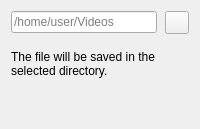
<?xml version="1.0" encoding="UTF-8"?>
<ui version="4.0">
    <class>WizardChooseDirectory</class>
    <widget class="QWidget" name="WizardChooseDirectory">
        <layout class="QVBoxLayout">
            <property name="spacing">
                <number>16</number>
            </property>

            <!-- Directory selector -->
            <item>
                <layout class="QHBoxLayout">
                    <property name="spacing">
                        <number>8</number>
                    </property>

                    <!-- Path input -->
                    <item>
                        <widget class="QLineEdit" name="input_directory">
                            <property name="placeholderText">
                                <string>/home/user/Videos</string>
                            </property>
                            <property name="readOnly">
                                <bool>true</bool>
                            </property>
                        </widget>
                    </item>

                    <!-- Browse button -->
                    <item>
                        <widget class="QToolButton" name="btn_browse">
                            <property name="toolTip">
                                <string>Select directory</string>
                            </property>
                            <property name="cursor">
                                <cursorShape>PointingHandCursor</cursorShape>
                            </property>
                        </widget>
                    </item>
                </layout>
            </item>

            <!-- Hint -->
            <item>
                <widget class="QLabel">
                    <property name="text">
                        <string>The file will be saved in the selected directory.</string>
                    </property>
                    <property name="wordWrap">
                        <bool>true</bool>
                    </property>
                    <property name="class" stdset="0"><string>group_description</string></property>
                </widget>
            </item>

            <!-- Spacer -->
            <item>
                <spacer name="verticalSpacer">
                    <property name="orientation">
                        <enum>Qt::Vertical</enum>
                    </property>
                    <property name="sizeHint">
                        <size>
                            <width>20</width>
                            <height>40</height>
                        </size>
                    </property>
                </spacer>
            </item>

        </layout>
    </widget>
    <resources />
    <connections />
</ui>
